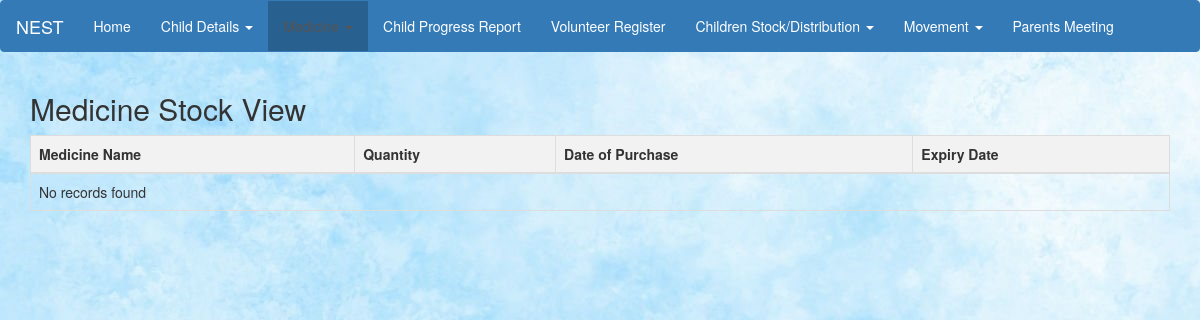
The app's page /medicine_stock_view.php, older data.
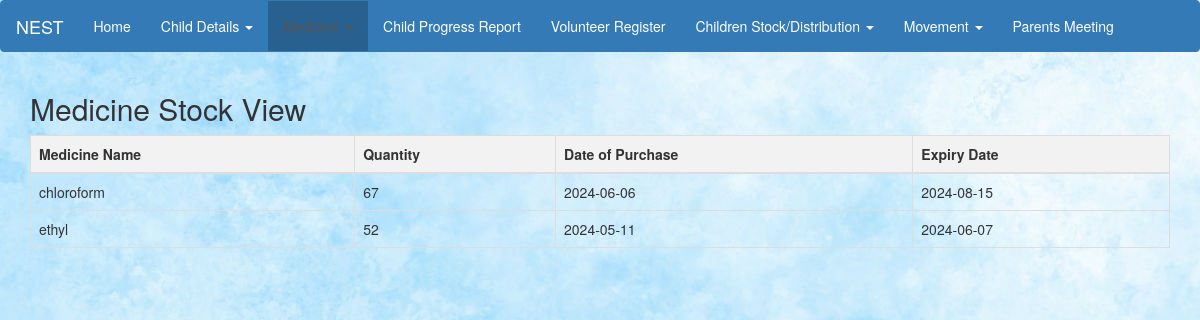
The same page, newer data.
### tables this page shows
CREATE TABLE `medicine_stock` (
  `medicine_name` varchar(200) NOT NULL,
  `quantity` int(100) NOT NULL,
  `date_purchase` date NOT NULL,
  `expiry_date` date NOT NULL
);

### medicine_stock_view.php (the view, shortened to what this page needs)
<?php
$servername = "localhost";
$username = "root";
$password = "";
$database = "nestdb";
$conn = new mysqli($servername, $username, $password, $database);
$sql = "SELECT * FROM medicine_stock";
$result = $conn->query($sql);
?>
<!DOCTYPE html>
<html lang="en">
<head>
    <link rel="stylesheet" href="https://maxcdn.bootstrapcdn.com/bootstrap/3.4.1/css/bootstrap.min.css">
    <link rel="stylesheet" href="style.css">
</head>
<body>
    <nav class="navbar navbar-default">
        <div class="container-fluid">
            <div class="navbar-header">
                <a class="navbar-brand" href="#">NEST</a>
            </div>
            <ul class="nav navbar-nav">
                <li><a href="index.html">Home</a></li>
                <li class="dropdown">
                    <a class="dropdown-toggle" data-toggle="dropdown" href="#">Child Details
                        <span class="caret"></span>
                    </a>
                </li>
                <li class="active" class="dropdown">
                    <a class="dropdown-toggle" data-toggle="dropdown" href="#">Medicine
                        <span class="caret"></span>
                    </a>
                </li>
                <li><a href="child_pr_entry.html">Child Progress Report</a></li>
                <li><a href="volunteer_register.html">Volunteer Register</a></li>
                <li class="dropdown">
                  <a class="dropdown-toggle" data-toggle="dropdown" href="#">Children Stock/Distribution
                      <span class="caret"></span>
                  </a>
                </li>
                <li class="dropdown">
                  <a class="dropdown-toggle" data-toggle="dropdown" href="#">Movement
                      <span class="caret"></span>
                  </a>
                </li>
                <li><a href="parent_meeting_register.html">Parents Meeting</a></li>
            </ul>
        </div>
    </nav>
    <div class="container">
        <h2>Medicine Stock View</h2>
        <table class="table table-bordered">
            <thead>
                <tr>
                    <th>Medicine Name</th>
                    <th>Quantity</th>
                    <th>Date of Purchase</th>
                    <th>Expiry Date</th>
                </tr>
            </thead>
            <tbody>
                <?php
                if ($result->num_rows > 0) {
                    while($row = $result->fetch_assoc()) {
                        echo "<tr>
                                <td>" . $row["medicine_name"] . "</td>
                                <td>" . $row["quantity"] . "</td>
                                <td>" . $row["date_purchase"] . "</td>
                                <td>" . $row["expiry_date"] . "</td>
                              </tr>";
                    }
                } else {
                    echo "<tr><td colspan='4'>No records found</td></tr>";
                }
                ?>
            </tbody>
        </table>
    </div>
</body>
</html>

### style.css (style rules this page uses)
table td { padding-left: 10px; padding-right: 10px; }
table { width: 100%; }
.navbar-default { background-color: #337ab7; border-color: #337ab7; }
.navbar-default .navbar-brand { color: #ffffff; }
.navbar-default .navbar-nav > li > a { color: #ffffff; }
.navbar-default .navbar-nav > .active > a, .navbar-default .navbar-nav > .active > a:hover, .navbar-default .navbar-nav > .active > a:focus { background-color: #286090; }
body { background-color: #e6f2ff; background-image: url('bg_marble.jpg'); background-repeat: repeat; }

### medicine_stock_view.php (style rules this page uses)
table { border-collapse: collapse; width: 100%; }
th, td { border: 2px solid black; text-align: left; padding: 8px; }
th { background-color: #f2f2f2; }

Row changes from the older to the newer data that the page shows:
added medicine_stock: medicine_name "chloroform", quantity "67", date_purchase "2024-06-06", expiry_date "2024-08-15"
added medicine_stock: medicine_name "ethyl", quantity "52", date_purchase "2024-05-11", expiry_date "2024-06-07"
Text that changed along with them:
text no longer shown: "No records found"
